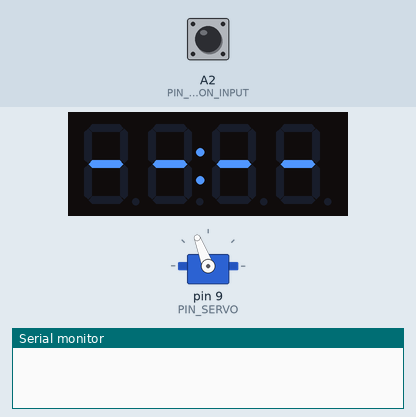
The program below on a simulated Arduino Nano, built with avr-gcc and run on an emulated ATmega328P. Parts: servo, 4-digit seven-segment display, the last lines printed to the serial monitor. The test bench sets the inputs (shaded band); at power-on: A2 (PIN_BUTTON_INPUT) HIGH.

Above: at 3.6 s.
3.7 s: A2 (PIN_BUTTON_INPUT) pulled LOW for 0.15 s
At 4.8 s:
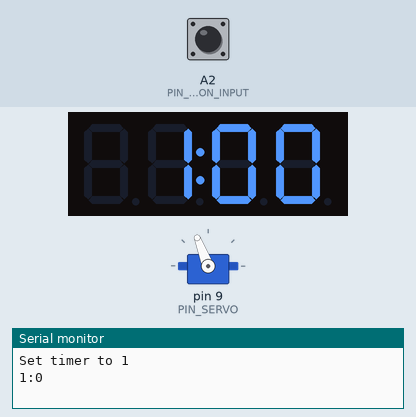
At 6.7 s:
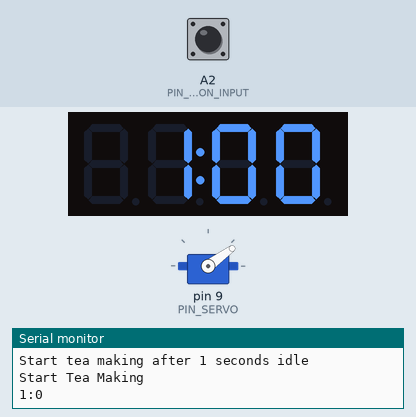
6.8 s: A2 (PIN_BUTTON_INPUT) pulled LOW for 1 s
At 7.97 s:
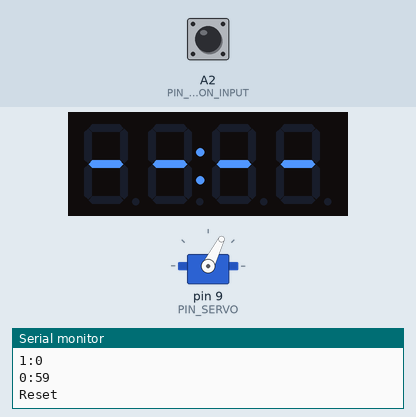
Timing chart, 0 to 10.6 s (numbered marks = the images above; inputs shaded):
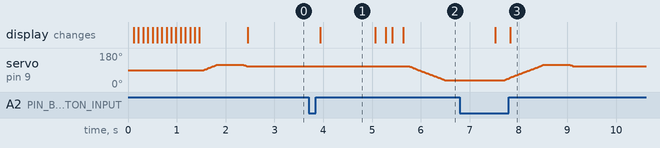

Measured:
- after the input at 3.7 s, servo on pin 9 (PIN_SERVO): moves from 111° to 36° over 0.75 s, starting after 2.0 s; the display: changes after 0.24 s (image 1)
- after the input at 6.8 s, servo on pin 9 (PIN_SERVO): rises from 36° to 119° in 0.83 s, then falls to 111° in 0.59 s; the display: first differs from a run without the input after 1.0 s (image 3)
- what the display in image 1 shows lasts 1.2 s, from 3.9 s to 5.1 s

The program:

main.cpp
```cpp
// (licence header left out)
#include <Arduino.h>
#include <Servo.h>
#include <TM1637Display.h>
#include "OneButton.h"

// ======= pins =========
#define PIN_BUTTON_INPUT A2
#define PIN_DISPLAY_CLK 2
#define PIN_DISPLAY_DIO 3
#define PIN_SERVO 9

// ====== options =======

// idle time until the tea making starts
// default 1500 (1.5 seconds)
unsigned int IDLE_TIME = 1500;

//Delay between servo steps
//(the higher the value, the slower the servo moves)
unsigned int DELAY = 10;

//Servo position value definition
int POS_UP = 110;        //Up-position
int POS_MIDDLE = 85;     //Middle-position
int POS_DOWN = 35;       //Down-position

//Dip function every 2 minutes
bool DIP = true;


// ====== variables =======
Servo myservo;

unsigned int teaMinutes = 0;
unsigned long lastButtonPressedTime = 0;
unsigned int i = 0;

bool timerRunning = false;
unsigned long timerStart = 0;

unsigned int currentMinute = 0;
unsigned int currentSecond = 0;

unsigned int lastDipMinute = 0;

TM1637Display display(PIN_DISPLAY_CLK, PIN_DISPLAY_DIO);
OneButton button(PIN_BUTTON_INPUT, true);


// =======================================
// ====== display helper functions =======
// =======================================
void showNumber(unsigned int number) {
  if (number < 10) {
    display.showNumberDec(number, true, 2, 2);
  } else {
    display.showNumberDec(number);
  }
}

void displayTime(unsigned int minutes, unsigned int seconds) {

  char buffer[50];
  sprintf(buffer, "%d:%d", minutes, seconds);
  Serial.println(buffer);

  if (minutes < 10 && minutes > 0) {
    display.showNumberDecEx(seconds + minutes * 100, 0x40);
  } else if (minutes == 0 && seconds >= 10) {
    display.showNumberDecEx(seconds + minutes * 100, 0x80, true, 3, 1);
  } else if (minutes == 0 && seconds < 10) {
    display.showNumberDecEx(seconds + minutes * 100, 0x80, true, 3, 1);
  } else {
    display.showNumberDecEx(seconds + minutes * 100, 0x40);
  }
}

void showEmptyState() {
  uint8_t emptyState[4] = { 0x40, 0xc0, 0x40, 0x40 };
  display.setSegments(emptyState);
}

void showAnimation(const uint8_t (*frames)[4], int numFrames, unsigned int delaytime) {
  for (int i = 0; i < numFrames; i++) {
    display.setSegments(frames[i]);
    delay(delaytime);
  }
}

void blinkTeaMinutes() {
  display.clear();
  delay(200);
  displayTime(teaMinutes, 0);
  delay(100);
}


// =======================================
// ====== servo helper functions =========
// =======================================
void moveTo(int pos, int delaytime) {
  int currentpos = myservo.read();
  if (currentpos == pos) {
    return;
  }

  if (currentpos < pos) {
    for (; currentpos < pos; currentpos++) {
      myservo.write(currentpos);
      delay(delaytime);
    }
  }
  else {
    for (; currentpos > pos; currentpos--) {
      myservo.write(currentpos);
      delay (delaytime);
    }
  }
}

void downAndDip() {
  moveTo(POS_DOWN, DELAY);
  delay(300);
  moveTo(POS_MIDDLE, DELAY);
  moveTo(POS_DOWN, DELAY * 2.5);
}

void down() {
  moveTo(POS_DOWN, DELAY);
}

void dip() {
  Serial.println("Dip");
  lastDipMinute = currentMinute;
  moveTo(POS_MIDDLE, DELAY);
  moveTo(POS_DOWN, DELAY);
  delay(300);
  moveTo(POS_MIDDLE, DELAY);
  moveTo(POS_DOWN, DELAY);
}

void up() {
  moveTo(POS_UP + 10, DELAY);
  delay(500);
  moveTo(POS_UP, DELAY);
}


// =======================================
// ========== main functions =============
// =======================================
void incrementMinute() {
  teaMinutes++;

  char buffer[50];
  sprintf(buffer, "Set timer to %d", teaMinutes);
  Serial.println(buffer);

  displayTime(teaMinutes, 0);
  lastButtonPressedTime = millis();

} // incrementMinute

void updateTimeLeft() {
  int timeLeft = teaMinutes * 60 - (millis() - timerStart) / 1000;
  unsigned int minutes = timeLeft / 60;
  unsigned int seconds = timeLeft % 60;

  if (minutes == currentMinute && seconds == currentSecond) {
    return;
  }

  displayTime(minutes, seconds);
  currentMinute = minutes;
  currentSecond = seconds;
}


void startTeaMaking() {
  Serial.println("Start Tea Making");
  if (teaMinutes == 0) {
    return;
  }

  lastButtonPressedTime = 0;
  down();
  timerStart = millis();
  timerRunning = true;
}

void reset() {
  Serial.println("Reset");
  showEmptyState();

  i = 0;
  teaMinutes = 0;
  timerRunning = false;
  timerStart = 0;
  lastButtonPressedTime = 0;
  lastDipMinute = 0;
  currentMinute = 0;
  currentSecond = 0;
  up();
}

void stopTeaMaking() {
  Serial.println("Stop Tea Making");
  reset();
}

boolean timerHasFinished() {
  return millis() - timerStart > teaMinutes * 60000;
}

boolean shouldDip() {
  return DIP
    && currentMinute > 0
    && currentSecond == 0
    && currentMinute % 2 == 0
    && currentMinute != lastDipMinute
    && currentMinute != teaMinutes;
}

boolean shoudBlink() {
  return !timerRunning
    && lastButtonPressedTime != 0
    && millis() - lastButtonPressedTime > IDLE_TIME - 400;
}

boolean shouldStartTeaMaking() {
  return !timerRunning
    && lastButtonPressedTime != 0
    && millis() - lastButtonPressedTime > IDLE_TIME;
}


// Animation on startup
void fancyStartupDisplayAnimation() {
  display.setBrightness(1);
  uint8_t frames[][4] = {
    { 0x20, 0x00, 0x00, 0x00 },  // Frame 0
    { 0x30, 0x00, 0x00, 0x00 },  // Frame 1
    { 0x18, 0x00, 0x00, 0x00 },  // Frame 2
    { 0x0c, 0x00, 0x00, 0x00 },  // Frame 3
    { 0x06, 0x00, 0x00, 0x00 },  // Frame 4
    { 0x02, 0x01, 0x00, 0x00 },  // Frame 5
    { 0x00, 0x03, 0x00, 0x00 },  // Frame 6
    { 0x00, 0x06, 0x00, 0x00 },  // Frame 7
    { 0x00, 0x04, 0x08, 0x00 },  // Frame 8
    { 0x00, 0x00, 0x0c, 0x00 },  // Frame 9
    { 0x00, 0x00, 0x06, 0x00 },  // Frame 10
    { 0x00, 0x00, 0x02, 0x01 },  // Frame 11
    { 0x00, 0x00, 0x00, 0x03 },  // Frame 12
    { 0x00, 0x00, 0x00, 0x06 },  // Frame 13
    { 0x00, 0x00, 0x00, 0x04 },  // Frame 14
    { 0x00, 0x00, 0x00, 0x00 },  // Frame 15
  };
  showAnimation(frames, 16, 75);
}


void setup() {
  Serial.begin(57600);
  myservo.attach(PIN_SERVO);
  fancyStartupDisplayAnimation();

  up();

  button.attachClick(incrementMinute);
  // button.attachDoubleClick(startTeaMaking);
  button.attachLongPressStart(reset);

  showEmptyState();
}

void loop() {
  button.tick();

  if (shoudBlink()) {
    blinkTeaMinutes();
  }

  // start the tea making after 3 second idle
  if (shouldStartTeaMaking()) {

    char buffer[50];
    sprintf(buffer, "Start tea making after %lu seconds idle", (millis() - lastButtonPressedTime) / 1000);
    Serial.println(buffer);

    startTeaMaking();
  }

  if (timerRunning) {
    updateTimeLeft();

    if (shouldDip()) {
      dip();
    }

    if (timerHasFinished()) {
      stopTeaMaking();
    }
  }

  delay(10);
}
```
